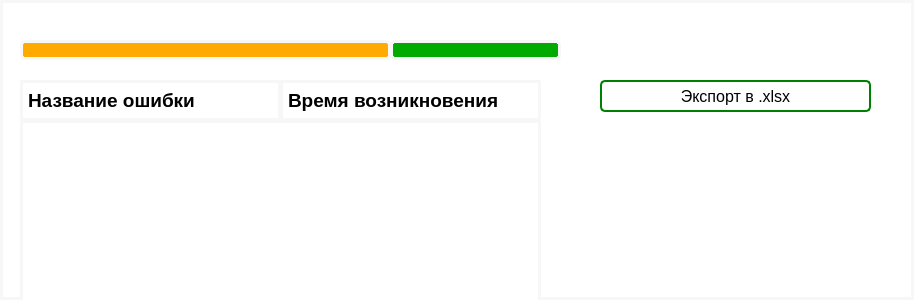
<?xml version="1.0" encoding="UTF-8"?>
<ui version="4.0">
 <class>Form</class>
 <widget class="QWidget" name="Form">
  <property name="geometry">
   <rect>
    <x>0</x>
    <y>0</y>
    <width>914</width>
    <height>300</height>
   </rect>
  </property>
  <property name="windowTitle">
   <string>Form</string>
  </property>
  <property name="styleSheet">
   <string notr="true">background-color: white ;
border-radius:2px;
border: 3px solid rgb(247, 247, 247);</string>
  </property>
  <widget class="QTableWidget" name="tableWidget">
   <property name="geometry">
    <rect>
     <x>20</x>
     <y>120</y>
     <width>521</width>
     <height>361</height>
    </rect>
   </property>
  </widget>
  <widget class="QFrame" name="frame_6">
   <property name="geometry">
    <rect>
     <x>20</x>
     <y>40</y>
     <width>371</width>
     <height>20</height>
    </rect>
   </property>
   <property name="maximumSize">
    <size>
     <width>16777215</width>
     <height>20</height>
    </size>
   </property>
   <property name="styleSheet">
    <string notr="true">background-color: rgb(255, 170, 0);
border-radius:5px;</string>
   </property>
   <property name="frameShape">
    <enum>QFrame::StyledPanel</enum>
   </property>
   <property name="frameShadow">
    <enum>QFrame::Raised</enum>
   </property>
  </widget>
  <widget class="QLabel" name="label_2">
   <property name="geometry">
    <rect>
     <x>280</x>
     <y>80</y>
     <width>261</width>
     <height>41</height>
    </rect>
   </property>
   <property name="font">
    <font>
     <family>Segoe UI</family>
     <pointsize>14</pointsize>
     <weight>75</weight>
     <bold>true</bold>
    </font>
   </property>
   <property name="text">
    <string>Время возникновения</string>
   </property>
  </widget>
  <widget class="QLabel" name="label">
   <property name="geometry">
    <rect>
     <x>20</x>
     <y>80</y>
     <width>261</width>
     <height>41</height>
    </rect>
   </property>
   <property name="font">
    <font>
     <family>Segoe UI</family>
     <pointsize>14</pointsize>
     <weight>75</weight>
     <bold>true</bold>
    </font>
   </property>
   <property name="text">
    <string>Название ошибки</string>
   </property>
  </widget>
  <widget class="QFrame" name="frame_7">
   <property name="geometry">
    <rect>
     <x>390</x>
     <y>40</y>
     <width>171</width>
     <height>20</height>
    </rect>
   </property>
   <property name="maximumSize">
    <size>
     <width>16777215</width>
     <height>20</height>
    </size>
   </property>
   <property name="styleSheet">
    <string notr="true">background-color: rgb(0, 170, 0);
border-radius:5px;</string>
   </property>
   <property name="frameShape">
    <enum>QFrame::StyledPanel</enum>
   </property>
   <property name="frameShadow">
    <enum>QFrame::Raised</enum>
   </property>
  </widget>
  <widget class="QPushButton" name="stat_buttom">
   <property name="geometry">
    <rect>
     <x>600</x>
     <y>80</y>
     <width>271</width>
     <height>32</height>
    </rect>
   </property>
   <property name="font">
    <font>
     <family>Segoe UI</family>
     <pointsize>12</pointsize>
    </font>
   </property>
   <property name="styleSheet">
    <string notr="true">QPushButton {
	background-color: white ;
	border-radius:5px;
	color: black;
	border: 2px solid rgb(247, 247, 247);
	border-color: green
}

QPushButton:hover {
	border: 2px solid rgb(247, 247, 247);
	border-color: orange;
}

QPushButton:pressed {
	background-color: rgb(88, 88, 88);
}
</string>
   </property>
   <property name="text">
    <string>Экспорт в .xlsx</string>
   </property>
  </widget>
 </widget>
 <resources/>
 <connections/>
</ui>
